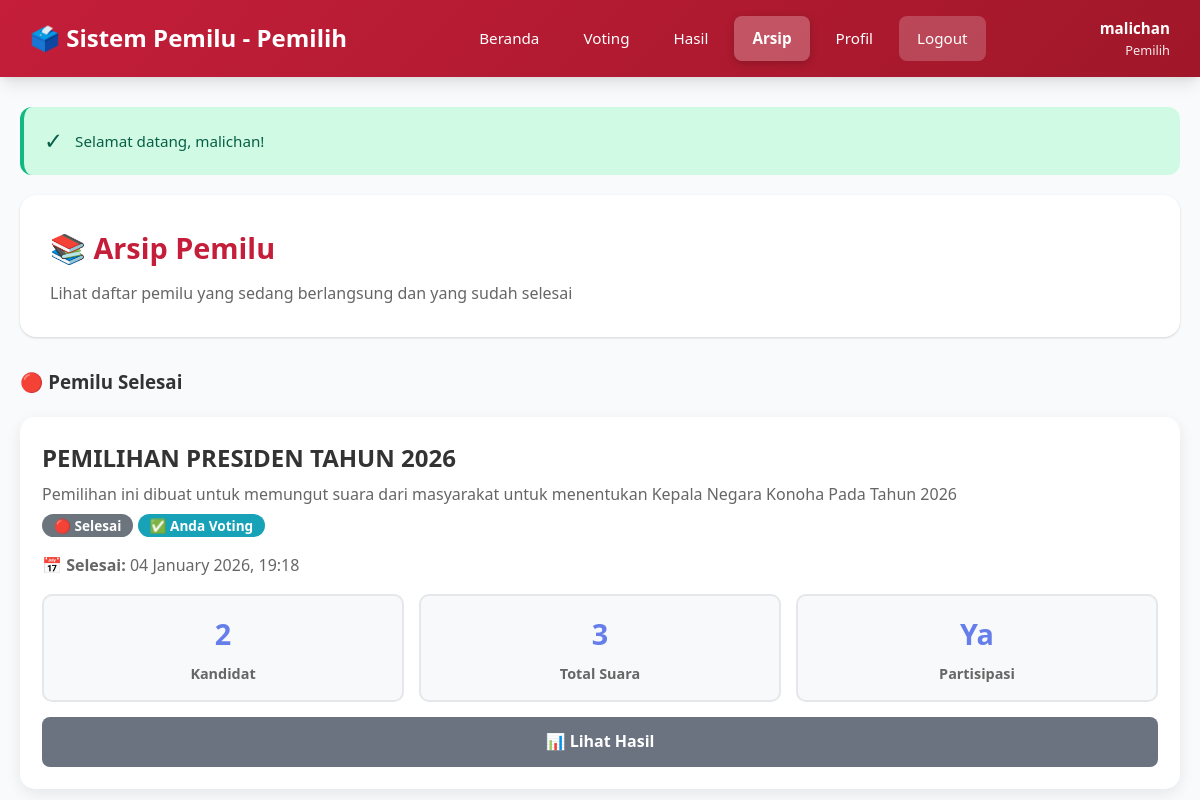
/user/arsip.php (signed in), run on the app's committed database.
### tables this page shows
CREATE TABLE `elections` (
  `id_election` int(11) NOT NULL,
  `nama_pemilu` varchar(200) NOT NULL,
  `deskripsi` text DEFAULT NULL,
  `tanggal_mulai` datetime NOT NULL,
  `tanggal_selesai` datetime NOT NULL,
  `status` enum('draft','aktif','selesai') DEFAULT 'draft',
  `created_by` int(11) NOT NULL,
  `created_at` timestamp NOT NULL DEFAULT current_timestamp(),
  `updated_at` timestamp NOT NULL DEFAULT current_timestamp() ON UPDATE current_timestamp(),
  `parent_election_id` int(11) DEFAULT NULL
);

### config/database.php (called while the page is built, shortened)
<?php
$conn = mysqli_connect(DB_HOST, DB_USER, DB_PASS, DB_NAME);
mysqli_set_charset($conn, "utf8mb4");
function get_flash_message() {
    if (isset($_SESSION['flash_message'])) {
        $type = $_SESSION['flash_type'];
        $message = $_SESSION['flash_message'];
        return [
            'type' => $type,
            'message' => $message
        ];
    }
    return null;
}
function get_election_status($id_election) {
    global $conn;
    $now = date('Y-m-d H:i:s');
    $query = "SELECT *,
              CASE
                  WHEN status = 'draft' THEN 'draft'
                  WHEN status = 'selesai' THEN 'selesai'
                  WHEN tanggal_mulai > ? THEN 'belum_dimulai'
                  WHEN tanggal_selesai < ? THEN 'selesai'
                  ELSE 'berlangsung'
              END as status_real
              FROM elections WHERE id_election = ?";
    $stmt = mysqli_prepare($conn, $query);
    mysqli_stmt_bind_param($stmt, "ssi", $now, $now, $id_election);
    mysqli_stmt_execute($stmt);
    $result = mysqli_stmt_get_result($stmt);
    if (mysqli_num_rows($result) > 0) {
        return mysqli_fetch_assoc($result);
    }
    return null;
}
?>

### user/arsip.php (the view, shortened to what this page needs)
<?php
require_once '../config/database.php';
$user_id = $_SESSION['user_id'];
$query = "SELECT e.*,
          (SELECT COUNT(*) FROM kandidat WHERE id_election = e.id_election) as jumlah_kandidat,
          (SELECT COUNT(*) FROM voting WHERE id_election = e.id_election) as jumlah_suara,
          (SELECT COUNT(*) FROM voting WHERE id_election = e.id_election AND id_user = $user_id) as sudah_voting
          FROM elections e
          WHERE e.status != 'draft'
          ORDER BY e.created_at DESC";
$result = mysqli_query($conn, $query);
$pemilu_aktif = array();
$pemilu_selesai = array();
if ($result && mysqli_num_rows($result) > 0) {
    while ($row = mysqli_fetch_assoc($result)) {
        $status_info = get_election_status($row['id_election']);
        $row['status_real'] = $status_info['status_real'];
        if ($status_info['status_real'] == 'berlangsung' || $status_info['status_real'] == 'belum_dimulai') {
            $pemilu_aktif[] = $row;
        } else {
            $pemilu_selesai[] = $row;
        }
    }
}
$flash = get_flash_message();
?>
<!DOCTYPE html>
<html lang="id">
<head>
    <link rel="stylesheet" href="../assets/css/style.css">
    <link rel="stylesheet" href="../assets/css/user.css">
</head>
<body class="user-page">
    <nav class="navbar">
        <div class="navbar-brand">
            🗳️ Sistem Pemilu - Pemilih
        </div>
        <div class="navbar-menu">
            <a href="index.php">Beranda</a>
            <a href="voting.php">Voting</a>
            <a href="hasil.php">Hasil</a>
            <a href="arsip.php" class="active">Arsip</a>
            <a href="profil.php">Profil</a>
            <a href="logout.php" style="background-color: rgba(255,255,255,0.2);">Logout</a>
        </div>
        <div class="navbar-user">
            <div class="user-info">
                <div class="user-name"><?php echo $_SESSION['nama_lengkap']; ?></div>
                <div class="user-role">Pemilih</div>
            </div>
        </div>
    </nav>
    <div class="container">
        <?php if ($flash): ?>
            <div class="alert alert-<?php echo $flash['type']; ?>">
                <?php echo $flash['message']; ?>
            </div>
        <?php endif; ?>
        <div class="content-card">
            <h2 class="content-title">📚 Arsip Pemilu</h2>
            <p style="color: #666; margin-top: 10px;">
                Lihat daftar pemilu yang sedang berlangsung dan yang sudah selesai
            </p>
        </div>
        <?php if (count($pemilu_selesai) > 0): ?>
            <h3 style="margin: 30px 0 20px 0; color: #333;">🔴 Pemilu Selesai</h3>
            <?php foreach ($pemilu_selesai as $row): ?>
                <div class="pemilu-card">
                    <div class="pemilu-header">
                        <div>
                            <h3 class="pemilu-title"><?php echo $row['nama_pemilu']; ?></h3>
                            <p style="color: #666; margin: 5px 0;">
                                <?php echo $row['deskripsi']; ?>
                            </p>
                            <span class="badge badge-selesai">🔴 Selesai</span>
                            <?php if ($row['sudah_voting'] > 0): ?>
                                <span class="badge badge-sudah-voting">✅ Anda Voting</span>
                            <?php endif; ?>
                        </div>
                    </div>
                    <div style="color: #666; margin: 10px 0;">
                        <div><strong>📅 Selesai:</strong> <?php echo date('d F Y, H:i', strtotime($row['tanggal_selesai'])); ?></div>
                    </div>
                    <div class="pemilu-stats">
                        <div class="stat-item">
                            <h4><?php echo $row['jumlah_kandidat']; ?></h4>
                            <p>Kandidat</p>
                        </div>
                        <div class="stat-item">
                            <h4><?php echo $row['jumlah_suara']; ?></h4>
                            <p>Total Suara</p>
                        </div>
                        <div class="stat-item">
                            <h4><?php echo $row['sudah_voting'] > 0 ? 'Ya' : 'Tidak'; ?></h4>
                            <p>Partisipasi</p>
                        </div>
                    </div>
                    <div style="margin-top: 15px;">
                        <a href="hasil.php?id=<?php echo $row['id_election']; ?>" class="btn btn-secondary" style="width: 100%;">
                            📊 Lihat Hasil
                        </a>
                    </div>
                </div>
            <?php endforeach; ?>
        <?php endif; ?>
    </div>
</body>
</html>

### assets/css/style.css (style rules this page uses)
:root { --kpu-red: #c41e3a; --kpu-red-dark: #a01729; --kpu-red-light: #e84a5f; --kpu-gold: #ffd700; --white: #ffffff; --gray-50: #f9fafb; --gray-100: #f3f4f6; --gray-200: #e5e7eb; --gray-300: #d1d5db; --gray-400: #9ca3af; --gray-500: #6b7280; --gray-600: #4b5563; --gray-700: #374151; --gray-800: #1f2937; --gray-900: #111827; --success: #10b981; --warning: #f59e0b; --danger: #ef4444; --info: #3b82f6; --shadow-sm: 0 1px 2px 0 rgba(0, 0, 0, 0.05); --shadow: 0 1px 3px 0 rgba(0, 0, 0, 0.1), 0 1px 2px 0 rgba(0, 0, 0, 0.06); --shadow-md: 0 4px 6px -1px rgba(0, 0, 0, 0.1), 0 2px 4px -1px rgba(0, 0, 0, 0.06); --shadow-lg: 0 10px 15px -3px rgba(0, 0, 0, 0.1), 0 4px 6px -2px rgba(0, 0, 0, 0.05); --shadow-xl: 0 20px 25px -5px rgba(0, 0, 0, 0.1), 0 10px 10px -5px rgba(0, 0, 0, 0.04); --radius-sm: 4px; --radius: 8px; --radius-md: 12px; --radius-lg: 16px; --radius-xl: 24px; --radius-full: 9999px; }
* { margin: 0; padding: 0; box-sizing: border-box; }
body { font-family: "Segoe UI", Tahoma, Geneva, Verdana, sans-serif; line-height: 1.6; color: var(--gray-800); background-color: var(--gray-50); }
.alert { padding: 16px 20px; border-radius: var(--radius-md); margin-bottom: 20px; font-size: 0.95em; display: flex; align-items: center; gap: 12px; border-left: 4px solid; }
.alert::before { content: ""; font-size: 1.5em; }
.alert-success { background-color: #d1fae5; color: #065f46; border-left-color: var(--success); }
.alert-success::before { content: "✓"; }
.btn { padding: 12px 24px; border: none; border-radius: var(--radius); cursor: pointer; font-size: 1em; font-weight: 600; transition: all 0.3s ease; text-decoration: none; display: inline-flex; align-items: center; gap: 8px; justify-content: center; }
.btn-secondary { background-color: var(--gray-500); color: white; }
.badge { display: inline-flex; align-items: center; gap: 6px; padding: 6px 12px; border-radius: var(--radius-full); font-size: 0.85em; font-weight: 600; line-height: 1; }

### user/arsip.php (style rules this page uses)
.pemilu-card { background: white; border-radius: 15px; padding: 20px; margin-bottom: 20px; box-shadow: 0 5px 15px rgba(0,0,0,0.08); transition: all 0.3s; }
.pemilu-header { display: flex; justify-content: space-between; align-items: start; margin-bottom: 15px; }
.pemilu-title { font-size: 1.5em; color: #333; margin: 0 0 5px 0; }
.pemilu-stats { display: grid; grid-template-columns: repeat(3, 1fr); gap: 15px; margin-top: 15px; }
.stat-item { background: #f8f9fa; padding: 15px; border-radius: 10px; text-align: center; }
.stat-item h4 { font-size: 1.8em; margin: 0; color: #667eea; }
.stat-item p { margin: 5px 0 0 0; color: #666; font-size: 0.9em; }
.badge { display: inline-block; padding: 5px 12px; border-radius: 20px; font-size: 0.85em; font-weight: bold; }
.badge-selesai { background-color: #6c757d; color: white; }
.badge-sudah-voting { background-color: #17a2b8; color: white; }

### data on the page
elections: nama_pemilu "PEMILIHAN PRESIDEN TAHUN 2026", deskripsi "Pemilihan ini dibuat untuk memungut suara dari masyarakat untuk menentukan Kepala Negara Konoha Pada Tahun 2026", tanggal_selesai "04 January 2026, 19:18", jumlah_kandidat "2", jumlah_suara "3"

### other printed values
$_SESSION['nama_lengkap'] "malichan"
$flash['message'] "Selamat datang, malichan!"
